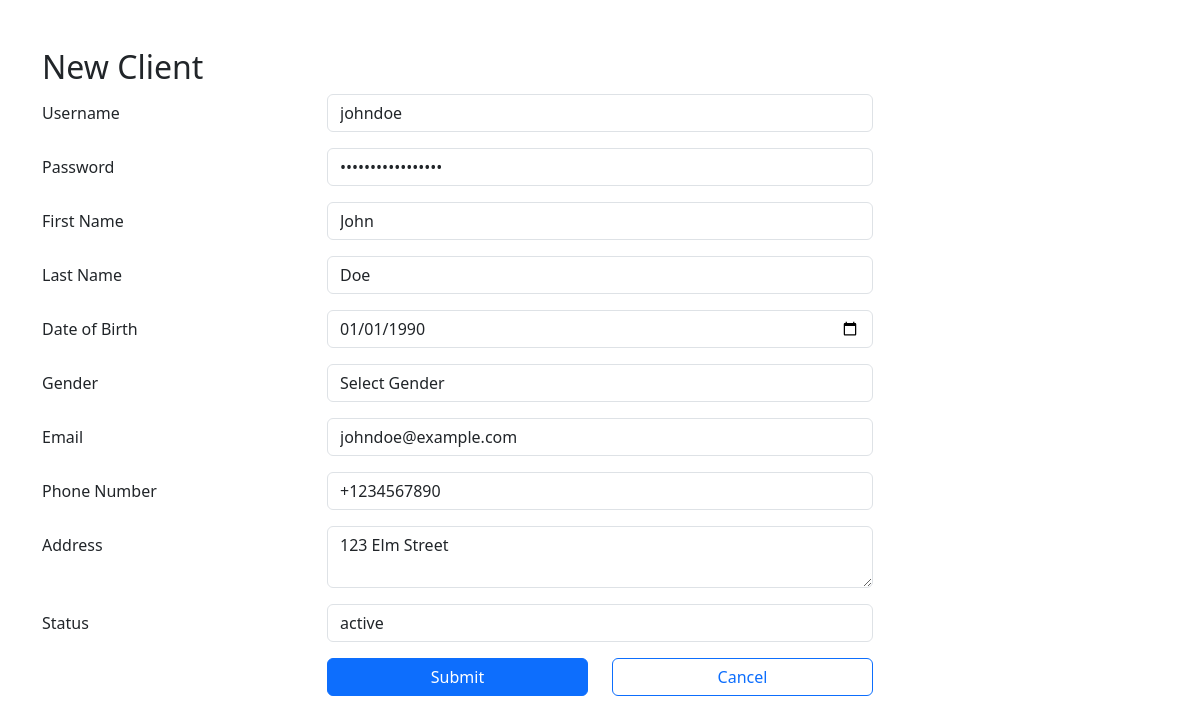
The page /admin/edit_client.php?UserID=1 on the database as committed earlier.
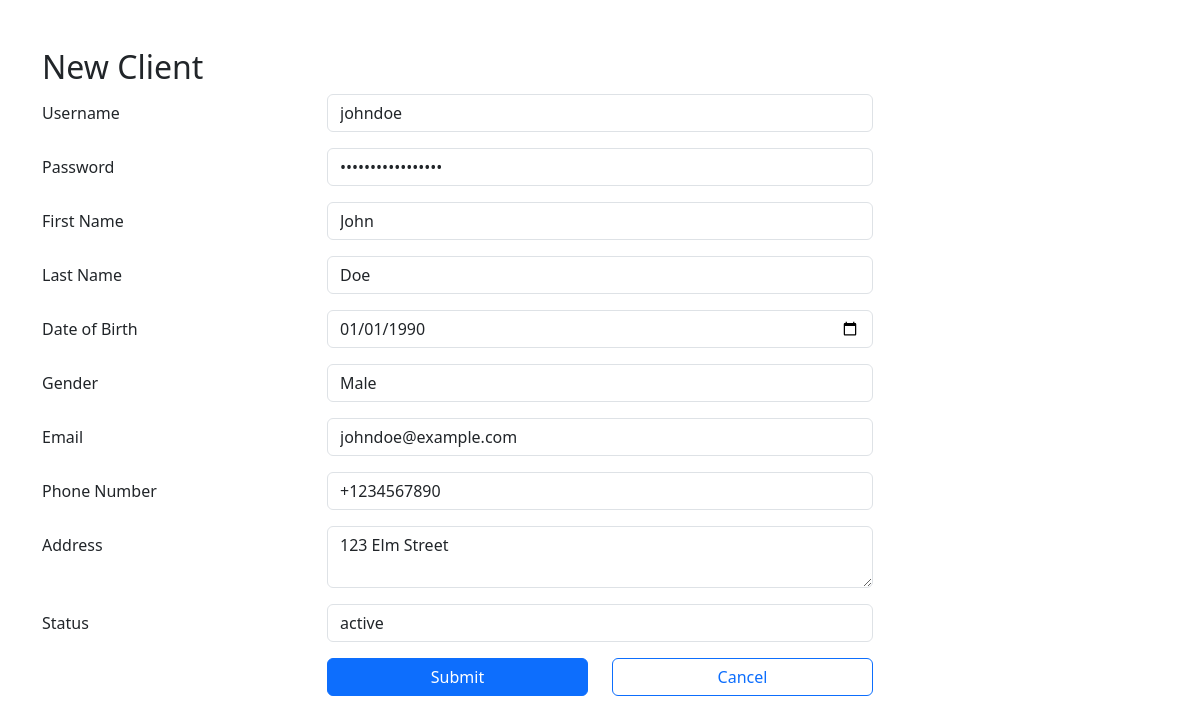
The same page on the database as committed later.
### tables this page shows
CREATE TABLE Users (
    UserID INT AUTO_INCREMENT PRIMARY KEY, 
    Username VARCHAR(32) NOT NULL UNIQUE CHECK (Username REGEXP '^[a-zA-Z0-9_]{3,32}$'), 
    Password VARCHAR(255) NOT NULL,
    Creation_Date TIMESTAMP DEFAULT CURRENT_TIMESTAMP, 
    First_Name VARCHAR(64) NOT NULL CHECK (First_Name REGEXP '^[A-Za-z]+$'), 
    Last_Name VARCHAR(64) NOT NULL CHECK (Last_Name REGEXP '^[A-Za-z]+$'), 
    Date_of_Birth DATE NOT NULL, 
    Gender ENUM('male', 'female') NOT NULL, 
    Email VARCHAR(64) NOT NULL UNIQUE CHECK (Email REGEXP '^[a-zA-Z0-9._%+-]+@[a-zA-Z0-9.-]+\\.[a-zA-Z]{2,}$'), 
    Phone_Number VARCHAR(15) NOT NULL UNIQUE CHECK (Phone_Number REGEXP '^\\+?[0-9]{7,15}$'), 
    Address VARCHAR(255) NOT NULL,
    Status Enum('active', 'inactive') NOT NULL
);

### admin/edit_client.php (the view, shortened to what this page needs)
<?php
$servername = "localhost";
$username = "root";
$password = "";
$database = "pos_db";
$connection = new mysqli($servername, $username, $password, $database);
$username = "";
$password = "";
$first_name = "";
$last_name = "";
$dob = "";
$gender = "";
$email = "";
$phone_num = "";
$address = "";
$status = "";
if ( $_SERVER['REQUEST_METHOD'] == 'GET' ) {
    $UserID = $_GET["UserID"];
    $sql = "SELECT * FROM Users WHERE UserID=$UserID";
    $result = $connection->query($sql);
    $row = $result->fetch_assoc();
    $username   =  $row["Username"];
    $password   =  $row["Password"];
    $first_name =  $row["First_Name"];
    $last_name  =  $row["Last_Name"];
    $dob        =  $row["Date_of_Birth"];
    $gender     =  $row["Gender"];
    $email      =  $row["Email"];
    $phone_num  =  $row["Phone_Number"];
    $address    =  $row["Address"];
    $status     =  $row["Status"];
}
?>
<!DOCTYPE html>
<html lang="en">
<head>
    <link href="https://cdn.jsdelivr.net/npm/bootstrap@5.3.3/dist/css/bootstrap.min.css" rel="stylesheet">
</head>
<body>
    <div class="container my-5">
        <h2>New Client</h2>
        <form method="post">
            <div class="row mb-3">
                <label class="col-sm-3 col-form-label">Username</label>
                <div class="col-sm-6">
                    <input type="text" class="form-control" name="Username" value="<?php echo $username; ?>" required>
                </div>
            </div>
            <div class="row mb-3">
                <label class="col-sm-3 col-form-label">Password</label>
                <div class="col-sm-6">
                    <input type="password" class="form-control" name="Password" value="<?php echo $password; ?>" required>
                </div>
            </div>
            <div class="row mb-3">
                <label class="col-sm-3 col-form-label">First Name</label>
                <div class="col-sm-6">
                    <input type="text" class="form-control" name="First_Name" value="<?php echo $first_name; ?>" required>
                </div>
            </div>
            <div class="row mb-3">
                <label class="col-sm-3 col-form-label">Last Name</label>
                <div class="col-sm-6">
                    <input type="text" class="form-control" name="Last_Name" value="<?php echo $last_name; ?>" required>
                </div>
            </div>
            <div class="row mb-3">
                <label class="col-sm-3 col-form-label">Date of Birth</label>
                <div class="col-sm-6">
                    <input type="date" class="form-control" name="Date_of_Birth" value="<?php echo $dob; ?>" required>
                </div>
            </div>
            <div class="row mb-3">
                <label class="col-sm-3 col-form-label">Gender</label>
                <div class="col-sm-6">
                    <select class="form-control" name="Gender" required>
                        <option value="">Select Gender</option>
                        <option value="male" <?php echo $gender == 'male' ? 'selected' : ''; ?>>Male</option>
                    </select>
                </div>
            </div>
            <div class="row mb-3">
                <label class="col-sm-3 col-form-label">Email</label>
                <div class="col-sm-6">
                    <input type="email" class="form-control" name="Email" value="<?php echo $email; ?>" required>
                </div>
            </div>
            <div class="row mb-3">
                <label class="col-sm-3 col-form-label">Phone Number</label>
                <div class="col-sm-6">
                    <input type="tel" class="form-control" name="Phone_Number" value="<?php echo $phone_num; ?>" required>
                </div>
            </div>
            <div class="row mb-3">
                <label class="col-sm-3 col-form-label">Address</label>
                <div class="col-sm-6">
                    <textarea class="form-control" name="Address" required><?php echo $address; ?></textarea>
                </div>
            </div>
            <div class="row mb-3">
                <label class="col-sm-3 col-form-label">Status</label>
                <div class="col-sm-6">
                    <select class="form-control" name="Status" required>
                        <option value="active" <?php echo $status == 'active' ? 'selected' : ''; ?>>active</option>
                    </select>
                </div>
            </div>
            <div class="row mb-3">
                <div class="offset-sm-3 col-sm-3 d-grid">
                    <button type="submit" class="btn btn-primary">Submit</button>
                </div>
                <div class="col-sm-3 d-grid">
                    <a class="btn btn-outline-primary" href="/POS/admin/read_clients.php" role="button">Cancel</a>
                </div>
            </div>
        </form>
    </div>
</body>
</html>

Rows that differ between the two databases and show on the page:
changed users "johndoe": Gender (not shown) → "Male"
Other text that changed with them:
form field Gender: "Select Gender" → (not shown)
